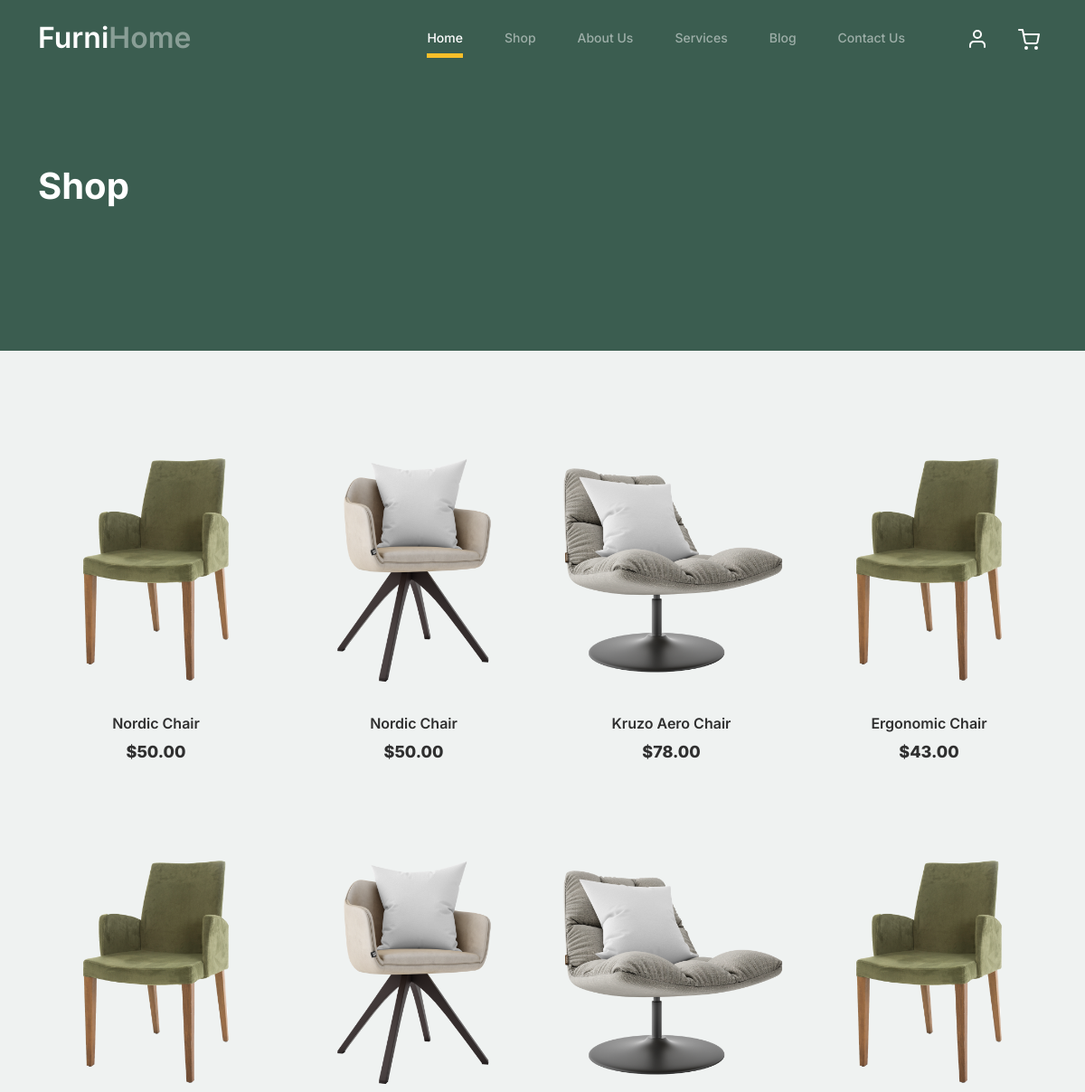
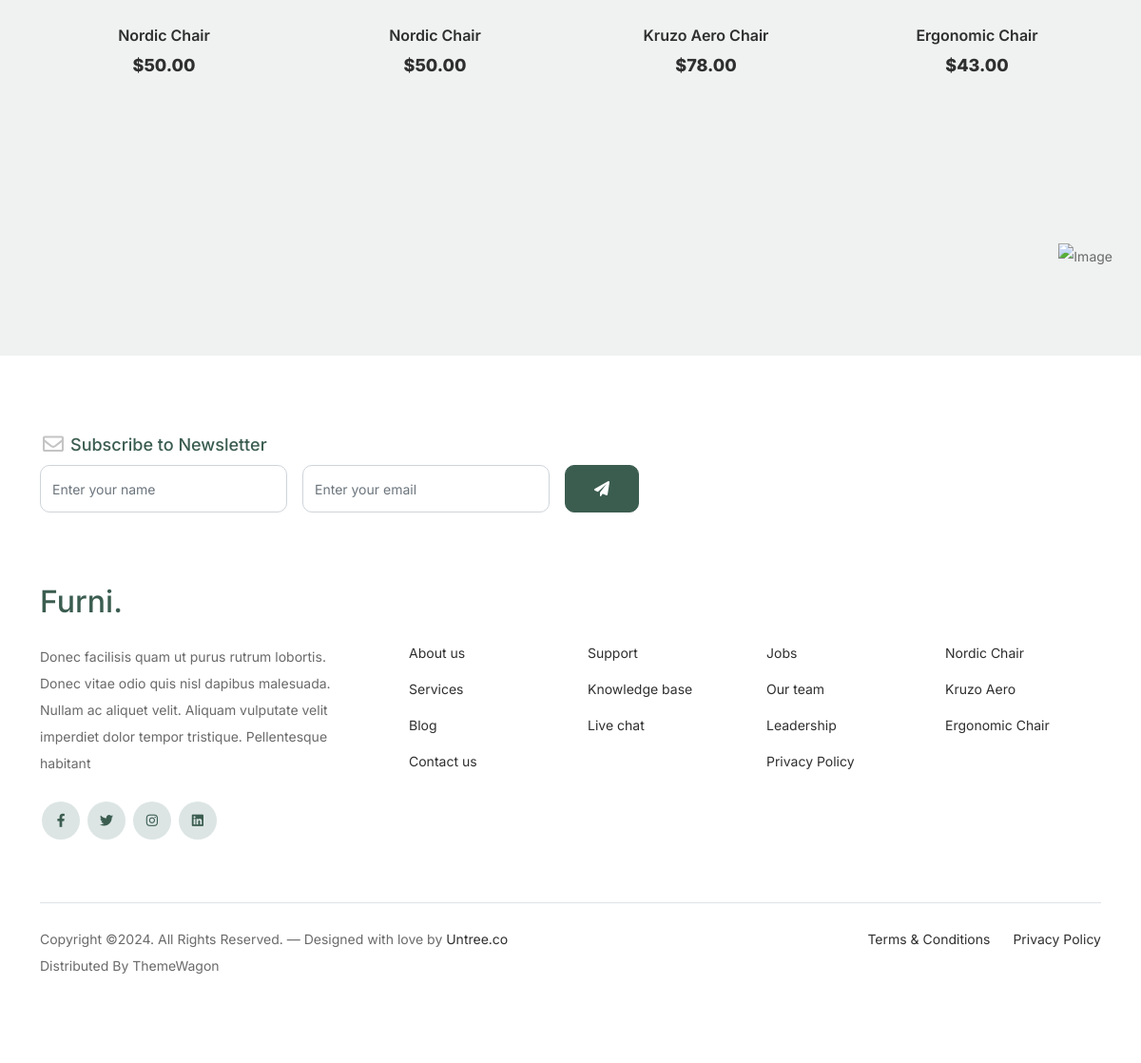
The app's page /shop/ with its own data (2 pictures, top to bottom).
### furnitureapp/models.py (models this page shows, shortened)
class Shop(models.Model):
    image = models.ImageField(upload_to='product2/')
    title = models.CharField(max_length=100)
    price = models.DecimalField(max_digits=10, decimal_places=2)

### furnitureapp/views.py (the view)
# urls.py: path('shop/', views.shop, name='shop'),
def shop(request):
    shop = Shop.objects.all()
    return render(request, 'shop.html', context={
        'shop': shop
    })

### templates/shop.html (shortened to what this page needs)
{% extends 'Base/base.html' %}
{% block start %}
	<div class="hero">
		<div class="container">
			<div class="row justify-content-between">
				<div class="col-lg-5">
					<div class="intro-excerpt">
						<h1>Shop</h1>
					</div>
				</div>
				<div class="col-lg-7">
				</div>
			</div>
		</div>
	</div>
<div class="untree_co-section product-section before-footer-section">
	<div class="container">
		<div class="row">
				{% for i in shop %}
			<div class="col-12 col-md-4 col-lg-3 mb-5">
				<a class="product-item" href="#">
					<img src="{{ i.image.url }}" class="img-fluid product-thumbnail">
					<h3 class="product-title">{{ i.title }}</h3>
					<strong class="product-price">${{ i.price }}</strong>
				</a>
			</div>
			{% endfor %}
		</div>
	</div>
</div>
{% endblock %}

### static/css/style.css (style rules this page uses)
body { overflow-x: hidden; position: relative; }
body { font-family: "Inter", sans-serif; font-weight: 400; line-height: 28px; color: #6a6a6a; font-size: 14px; background-color: #eff2f1; }
a { text-decoration: none; -webkit-transition: .3s all ease; -o-transition: .3s all ease; transition: .3s all ease; color: #2f2f2f; text-decoration: underline; }
.hero { background: #3b5d50; padding: calc(4rem - 30px) 0 0rem 0; }
@media (min-width: 768px) { .hero { padding: calc(4rem - 30px) 0 4rem 0; } }
@media (min-width: 992px) { .hero { padding: calc(8rem - 30px) 0 8rem 0; } }
.hero .intro-excerpt { position: relative; z-index: 4; }
@media (min-width: 992px) { .hero .intro-excerpt { max-width: 450px; } }
.hero h1 { font-weight: 700; color: #ffffff; margin-bottom: 30px; }
.product-section { padding: 7rem 0; }
.product-section .product-item { text-align: center; text-decoration: none; display: block; position: relative; padding-bottom: 50px; cursor: pointer; }
.product-section .product-item .product-thumbnail { margin-bottom: 30px; position: relative; top: 0; -webkit-transition: .3s all ease; -o-transition: .3s all ease; transition: .3s all ease; }
.product-section .product-item h3 { font-weight: 600; font-size: 16px; }
.product-section .product-item strong { font-weight: 800 !important; font-size: 18px !important; }
.product-section .product-item h3, .product-section .product-item strong { color: #2f2f2f; text-decoration: none; }
.product-section .product-item:before { bottom: 0; left: 0; right: 0; position: absolute; content: ""; background: #dce5e4; height: 0%; z-index: -1; border-radius: 10px; -webkit-transition: .3s all ease; -o-transition: .3s all ease; transition: .3s all ease; }
.before-footer-section { padding: 7rem 0 12rem 0 !important; }
.untree_co-section { padding: 7rem 0; }

### records on screen
Shop: image (picture), title "Nordic Chair", price "50.00"
Shop: image (picture), title "Nordic Chair", price "50.00"
Shop: image (picture), title "Kruzo Aero Chair", price "78.00"
Shop: image (picture), title "Ergonomic Chair", price "43.00"
Shop: image (picture), title "Nordic Chair", price "50.00"
Shop: image (picture), title "Nordic Chair", price "50.00"
Shop: image (picture), title "Kruzo Aero Chair", price "78.00"
Shop: image (picture), title "Ergonomic Chair", price "43.00"
